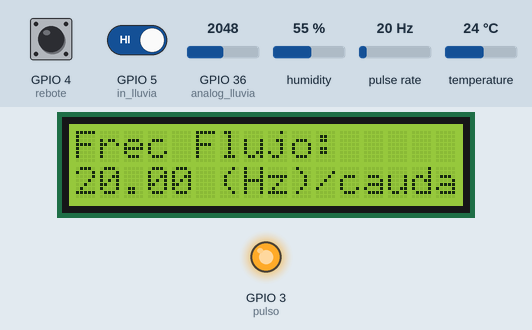
A sketch run on a simulated ESP32. Parts: 16×2 character LCD, output pins drawn as LEDs (lit = HIGH). Wiring (inferred from the names in the program): pulse sensor: data GPIO 7. The test bench sets the inputs (shaded band); at power-on: pulse rate 20 Hz, humidity 55 %, GPIO 36 (analog_lluvia) = 2048, GPIO 5 (in_lluvia) HIGH, temperature 24 °C, GPIO 4 (rebote) LOW. What the sketch prints to the serial monitor is not drawn.

Above: at 1.9 s.
2.0 s: pulse rate (sensor on GPIO 7) set to 4 Hz
At 5.1 s:
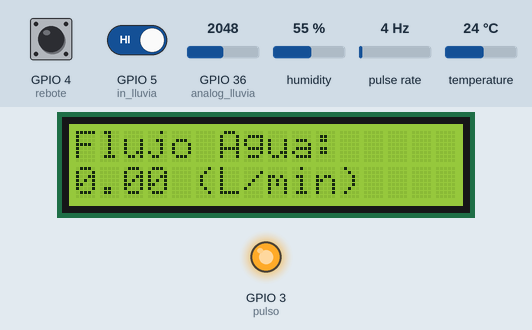
10.5 s: humidity set to 22 %
At 18.7 s:
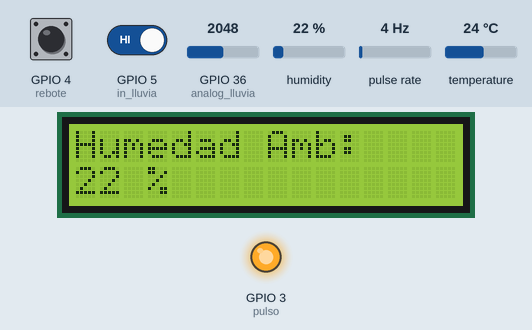
19.0 s: pulse rate (sensor on GPIO 7) set to 100 Hz
27.5 s: GPIO 36 (analog_lluvia) set to 2866
36.0 s: GPIO 5 (in_lluvia) driven LOW
At 41.4 s:
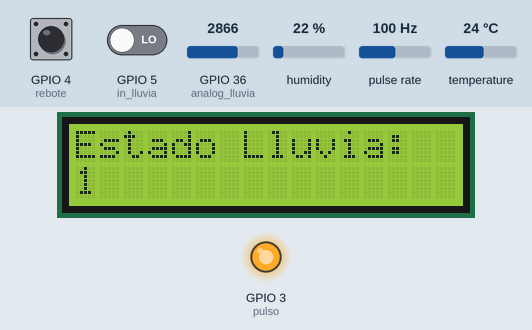
44.5 s: temperature set to 12 °C
At 48.6 s:
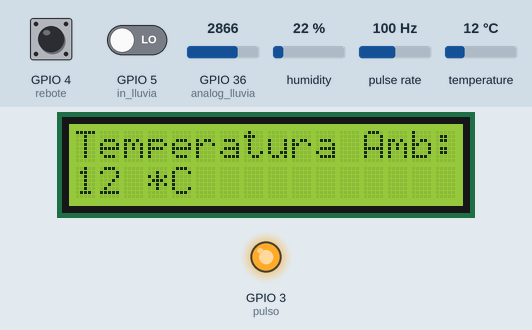
Timing chart, 0 to 50.1 s (numbered marks = the images above; inputs shaded):
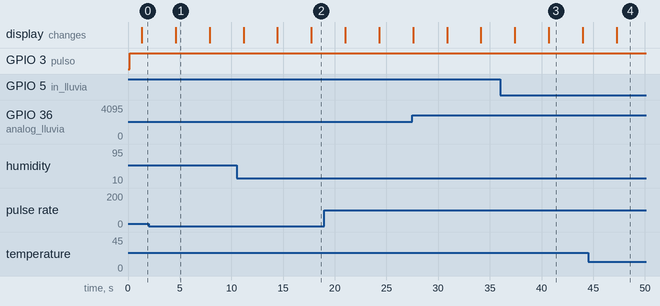

The sketch:

ArduinoDUE.ino
```cpp
//LIBRERIAS ///////////////////////////////////////////////////////////////////////////////////////////////////

#include <LiquidCrystal.h>
#include <Adafruit_Sensor.h>
#include <DHT.h>//LIBRERIA DEL SENSOR DE HUMEDAD Y TEMPERATURA
#include <OneWire.h>
#include <DallasTemperature.h>
#include <ArduinoJson.h>

//PUERTOS /////////////////////////////////////////////////////////////////////////////////////////////////////

  //Puerto sensor de flujo
  const int sensorPin = 7;

  //Puertos sensor nivel de agua
  #define pulso 3  //define la salida por donde se manda el pulso como 9
  #define rebote 4 //define la salida por donde se recibe el rebote como 10

  //Puertos sensor de humedad y temperatura
  #define DHTPIN 2//define la salida por donde se recibe el sensor DHT como 10
  #define DHTTYPE DHT11 //se define el tipo de sensor, el cual es 11

  //Puerto sensor de lluvia
  #define in_lluvia 5//se define el tipo de sensor
  #define analog_lluvia A0

//DECLARACIONES ///////////////////////////////////////////////////////////////////////////////////////////////

  //Declaración para el sensor de temperatura y humedad
  DHT dht(DHTPIN, DHTTYPE);

  //Declaración de la pantalla
  LiquidCrystal lcd(23, 25, 27, 29, 31, 33);

//VARIABLES ///////////////////////////////////////////////////////////////////////////////////////////////////

  //Variables para el sensor de flujo
  const int measureInterval = 100;
  volatile int pulseConter;
  const float factorK = 7.5;
  float fin2=0;
  float frequency = 0.0;
  float flow_Lmin = 0.0;

  //Variable para el sensor de nivel de agua
  int distancia;  //crea la variable "distancia"
  float tiempo;  //crea la variable tiempo (como float)

  //Variable para el sensor de lluvia
  int lluvia; //crea la variable "lluvia"
  int intensidadLluvia = 0;
  boolean estadoLluvia = false;

  //Variable para el sensor de temperatura y humedad ambiental
  int dht_in;//crea la variable "dht"
  int temperaturaAmbiental = 0;
  int humedadAmbiental = 0;

  //Variable pantalla
  int showMessage = 0;  //crea la cariable tecla

//FUNCIONES ///////////////////////////////////////////////////////////////////////////////////////////////////

  //Función de pulsos para el sensor de flujo
  void ISRCountPulse(){
    pulseConter++;
  }

  //Función para obtener la frecuencia del sensor de flujo
  float GetFrequency(){
    pulseConter = 0;
    delay(measureInterval);
    return (float)pulseConter * 1000 / measureInterval;
  }

  //Función pantalla
  void lcdScreen(){   //funcion para el LCD

    if(showMessage == 0){                                 //INICIO

      lcd.setCursor(0,0);
      lcd.print("ResCity                      ");
      lcd.setCursor(0,1);
      lcd.print("                             ");
      //Serial.println(showMessage);

    }else if(showMessage == 1){                         //Frecuencia flujo

      lcd.setCursor(0,0);
      lcd.print("Frec Flujo:                  ");
      lcd.setCursor(0,1);
      lcd.print(frequency);
      lcd.print(" (Hz)/caudal                 ");
      //Serial.println(showMessage);

    }else if(showMessage == 2){                         //Flujo agua

      lcd.setCursor(0,0);
      lcd.print("Flujo Agua:                  ");
      lcd.setCursor(0,1);
      lcd.print(flow_Lmin);
      lcd.print(" (L/min)                     ");
      //Serial.println(showMessage);

    }else if(showMessage == 3){                         //Nivel agua

      lcd.setCursor(0,0);
      lcd.print("Nivel Agua:                  ");
      lcd.setCursor(0,1);
      lcd.print(distancia);
      lcd.print(" cm                          ");
      //Serial.println(showMessage);

    }else if(showMessage == 4){                         //Intensidad lluvia

      lcd.setCursor(0,0);
      lcd.print("Int Lluvia:                  ");
      lcd.setCursor(0,1);
      lcd.print(intensidadLluvia);
      lcd.print("                             ");
      //Serial.println(showMessage);

    }else if(showMessage == 5){                         //Estado lluvia

      lcd.setCursor(0,0);
      lcd.print("Estado Lluvia:               ");
      lcd.setCursor(0,1);
      lcd.print(estadoLluvia);
      lcd.print("                             ");
      //Serial.println(showMessage);

    }else if(showMessage == 6){                         //Humedad ambiental

      lcd.setCursor(0,0);
      lcd.print("Humedad Amb:                 ");
      lcd.setCursor(0,1);
      lcd.print(humedadAmbiental);
      lcd.print(" %                           ");
      //Serial.println(showMessage);

    }else if(showMessage == 7){                         //Temperarua ambiental

      lcd.setCursor(0,0);
      lcd.print("Temperatura Amb:              ");
      lcd.setCursor(0,1);
      lcd.print(temperaturaAmbiental);
      lcd.print(" *C                          ");
      //Serial.println(showMessage);

    }
  }

void setup()
{
  Serial.begin(9600);  //inicializa el puerto serie

  //Inicialización para el sensor de flujo
  attachInterrupt(digitalPinToInterrupt(sensorPin), ISRCountPulse,RISING);

  //Inicialización para el sensor de nivel de agua
  pinMode(pulso, OUTPUT); //Declaramos el pin 3 como salida (pulso ultrasonido)
  pinMode(rebote, INPUT); //Declaramos el pin 4 como entrada (recepción del pulso)

  //Inicialización para el sensor de lluvia
  pinMode(lluvia, INPUT); //Declaramos el pin 5 como entrada

  //Inicialización para el sensor de temperatura y humedad ambiental
  dht.begin();

  //Inicialización pantalla
  lcd.begin(16,2);

}

void loop()
{
  // INCREMNTADOR PANTALLA /////////////////////////////////////////////////////////////////////////////////////

    showMessage++;

    if(showMessage > 7){       //SUMADOR CON REINICIO LCD
      showMessage=0;
    }

  //VOID LOOPS /////////////////////////////////////////////////////////////////////////////////////////////////

    //VOID LOOP sensor de flujo
    frequency = GetFrequency();// obtener frecuencia en Hz
    flow_Lmin = frequency / factorK;// calcular caudal L/min
    fin2=flow_Lmin;

    //VOID LOOP para el sensor de nivel de agua
    digitalWrite(pulso,LOW); //Por cuestión de estabilización del sensor
    delayMicroseconds(5);
    digitalWrite(pulso, HIGH); //envío del pulso ultrasónico
    delayMicroseconds(10);
    tiempo = pulseIn(rebote, HIGH);  //funcion para medir el tiempo y guardarla en la variable "tiempo"
    distancia = 20 - (0.01715*tiempo); //fórmula para calcular la distancia


    //VOID LOOP sensor de lluvia
    intensidadLluvia = analogRead(analog_lluvia);
    lluvia=digitalRead(in_lluvia); //lectura del sensor de lluvia
    if(lluvia==LOW){
      estadoLluvia = true;
    }else{
      estadoLluvia = false;
    }

    //VOID LOOP para el sensor de temperatura y humedad ambiental
    temperaturaAmbiental = dht.readTemperature();  //TOMA DE DATOS TEMPERATURA SENSOR DTH
    humedadAmbiental = dht.readHumidity();     //TOMA DE DATOS HUMEDAD SENSOR DTH

   //SERIAL ////////////////////////////////////////////////////////////////////////////////////////////////////

//    Serial.println("SALIDA SENSORES ***************************************");
//    //Serial sensor de flujo
//    Serial.print("Frecuencia: ");
//    Serial.print(frequency, 0);
//    Serial.print(" (Hz)\tCaudal: ");
//    Serial.print(flow_Lmin, 3);
//    Serial.println(" (L/min)");
//
//    //Serial sensor de nivel de agua
//    Serial.print("Distancia: ");
//    Serial.print(distancia);
//    Serial.println(" cm");
//
//    //Serial sensor de lluvia
//    Serial.print("Intensidad lluvia: ");
//    Serial.print(intensidadLluvia);
//    Serial.print(" - ");
//    Serial.print(" Estado lluvia: ");
//    Serial.print(estadoLluvia);
//    Serial.println(" ");
//
//    //Serial sensor de temperatura y humeda ambiental
//    Serial.print("Humedad relativa: ");
//    Serial.print(humedadAmbiental);
//    Serial.print(" %\t");
//    Serial.print("Temperatura: ");
//    Serial.print(temperaturaAmbiental);
//    Serial.println(" *C");
//
//    Serial.println("*******************************************************");

  //ENVIO DE DATOS AL ESP32 ////////////////////////////////////////////////////////////////////////////////////

     //Declaración DOC para el JSON
    StaticJsonDocument<256> doc;

    //Creació de un JSON Vacio
    JsonObject json = doc.to<JsonObject>();

    //Agregar las claves y valores de las variables que se quiere mandar al esp32
    json["frecuancia_flujo"] = String(frequency);
    json["flujo_agua"] = String(flow_Lmin);
    json["nivel_agua"] = String(distancia);
    json["intensidad_lluvia"] = String(intensidadLluvia);
    json["estado_lluvia"] = String(estadoLluvia);
    json["huemdad_ambiental"] = String(humedadAmbiental);
    json["temperatura_ambiental"] = String(temperaturaAmbiental);

    //Serializción JSON
    String output;
    serializeJsonPretty(json, output);

    //Poner JSON en el serial 9600
    //Serial.println("SALIDA JSON ----------------------------------------------");
    Serial.println(output);
    //Serial.println("----------------------------------------------------------");

  //MOSTRAR EN PANTALLA /////////////////////////////////////////////////////////////////////////////////////////

    lcdScreen();

  delay(2000); //TIEMPO DEL PROCESO
}
```

Measured:
- what the display in image 1 shows lasts 3.3 s, from 4.6 s to 7.9 s
